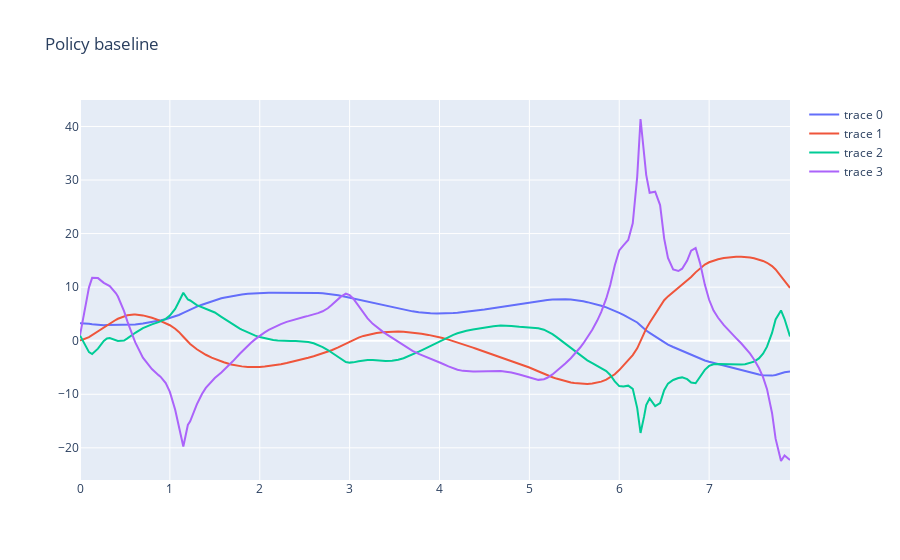

Notebook code cell kept with this figure:
### Code cell
ctrl_policy = controllers.get_learned_policy_controller(sys.dx,
                                                        policy_approx,
                                                        opt['final_time'],
                                                        opt['sim_dt'],
                                                       x_mean,
                                                       x_std,
                                                       u_mean,
                                                       u_std)
# ctrl_policy = controllers.get_learned_policy_controller(sys.dx,
#                                                         policy_approx,
#                                                         opt['final_time'],
#                                                         opt['sim_dt'])
x_traj_sim, t_traj_sim = controllers.sim_ctrl(opt['sim_x0'], vf.u_dim[0], sys.dx,
                                              ctrl_policy, opt['sim_dt'], opt['sim_horizon'],
                                              integration_mode=opt['control_interp'])
# x_traj_sim, t_traj_sim = controllers.sim_ctrl(torch.tensor([np.pi, 0., 0., 0.], dtype=vf.dtype), vf.u_dim[0], sys.dx,
#                                               ctrl_policy, opt['sim_dt'], opt['sim_horizon'],
#                                               integration_mode=opt['control_interp'])
controllers.plot_sim(t_traj_sim, x_traj_sim, "Policy baseline").show()

### Figure 1 — Plotly figure (JSON) as saved in the notebook; plotly's stock layout.template omitted (floating-point values rounded to 4 significant figures; data arrays with more than 128 entries replaced by an {"elided": "..."} marker saying what was removed)
{"data": [{"type": "scatter", "x": {"elided": "161 float values"}, "y": {"elided": "161 float values"}}, {"type": "scatter", "x": {"elided": "161 float values"}, "y": {"elided": "161 float values"}}, {"type": "scatter", "x": {"elided": "161 float values"}, "y": {"elided": "161 float values"}}, {"type": "scatter", "x": {"elided": "161 float values"}, "y": {"elided": "161 float values"}}], "layout": {"title": {"text": "Policy baseline"}}}
